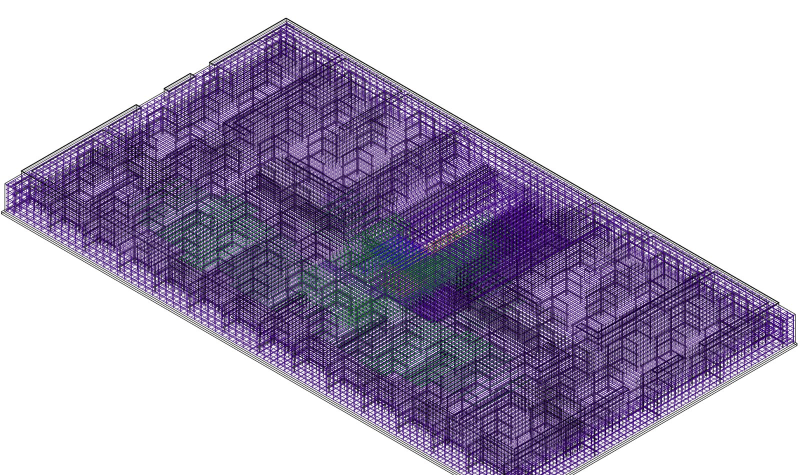
#> input picture obsidian/19_BI Group/_суреттер/S05_3D_Фм-1_арматура_бүкіл.jpg, 1600 x 950 px (shown at 1/2 size)
$ python zoom.py '../../../obsidian/19_BI Group/_суреттер/S05_3D_Фм-1_арматура_бүкіл.jpg' '../../../obsidian/19_BI Group/_суреттер/S05_3D_Фм-1_арматура_үзінді.jpg'
#> lines starting #> are read from the running program, lines starting #| are printed output that depends on the picture
import sys
from PIL import Image, ImageEnhance
src = sys.argv[1]; out = sys.argv[2]
im = Image.open(src).convert("RGB")
#> im is the input picture: PIL image 1600x950 RGB; mean R, G, B 176.7, 167.2, 190.8
w, h = im.size
#> w = 1600; h = 950
def crop(name, box, k=8, contrast=1.8):
#> called with name = 'z_bottom.png', box = (40, 440, 330, 591), k = 5, contrast = 1.8
    c = im.crop(box)
    c = c.resize((c.size[0] * k, c.size[1] * k), Image.LANCZOS)
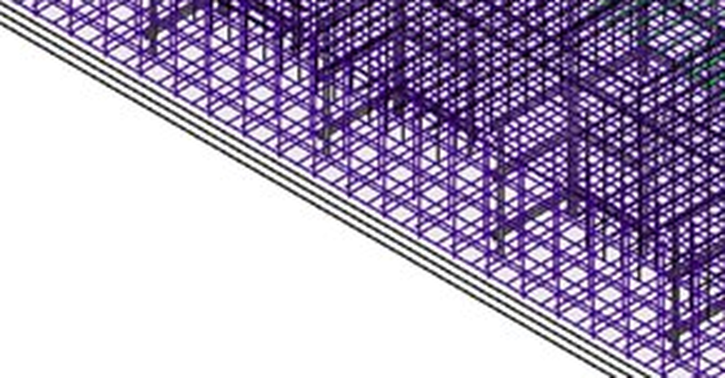
#> c: PIL image 1450x755 RGB (shown at 1/2 size); mean R, G, B 175.1, 162.7, 190
    c = ImageEnhance.Contrast(c).enhance(contrast)
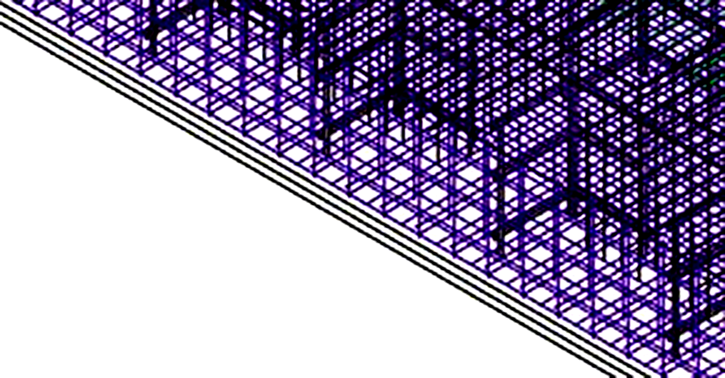
#> c: PIL image 1450x755 RGB (shown at 1/2 size); mean R, G, B 157.1, 146.6, 175.9
    c.save(out + "\\" + name)
    print(name, c.size)
#| z_bottom.png (1450, 755)
crop("z_bottom.png", (40, 440, 330, 591), 5)      # ground line + dims
crop("z_top.png", (90, 20, 290, 130), 6)          # roof + top landing
#> in crop (call 2), `c = im.crop(box)`: c: PIL image 200x110 RGB; every value is 255
#> in crop (call 2), `c = c.resize((c.size[0] * k, c.size[1] * k), Image.LANCZOS)`: c: PIL image 1200x660 RGB; every value is 255
#| z_top.png (1200, 660)
crop("z_mid.png", (70, 130, 290, 300), 6)         # middle flights
#> call 3 of crop, with name = 'z_mid.png', box = (70, 130, 290, 300), k = 6, contrast = 1.8
#> in crop (call 3), `c = c.resize((c.size[0] * k, c.size[1] * k), Image.LANCZOS)`:
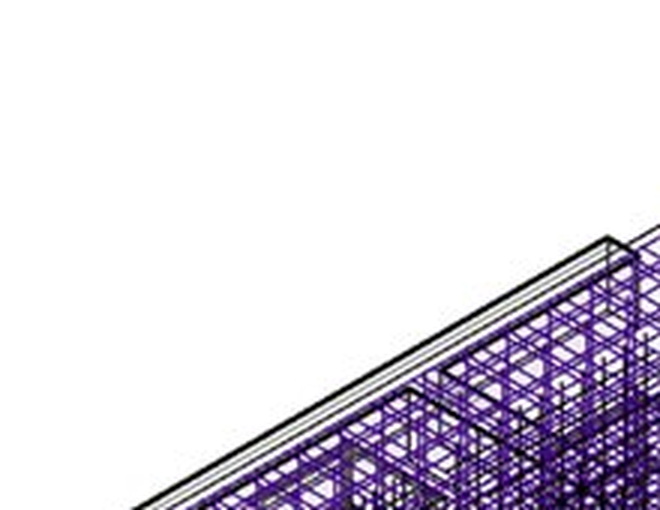
#> c: PIL image 1320x1020 RGB (shown at 1/2 size); mean R, G, B 222.4, 217.8, 227.8
#> in crop (call 3), `c = ImageEnhance.Contrast(c).enhance(contrast)`:
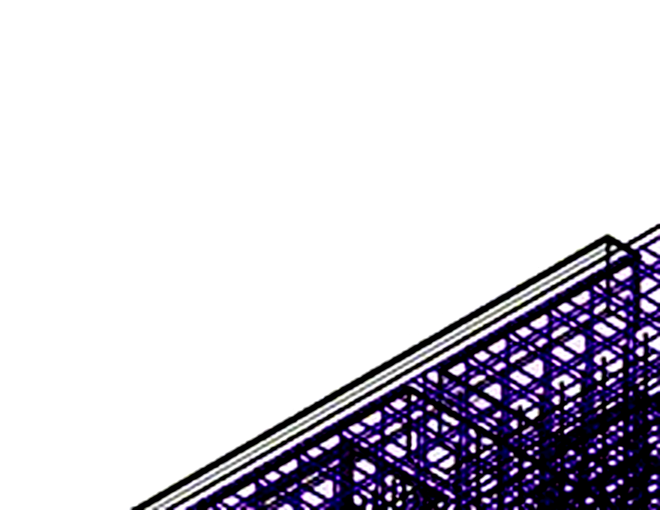
#> c: PIL image 1320x1020 RGB (shown at 1/2 size); mean R, G, B 211, 208.3, 216.3
#| z_mid.png (1320, 1020)
crop("z_low.png", (60, 290, 300, 480), 6)         # lower flights
#> call 4 of crop, with name = 'z_low.png', box = (60, 290, 300, 480), k = 6, contrast = 1.8
#> in crop (call 4), `c = im.crop(box)`:
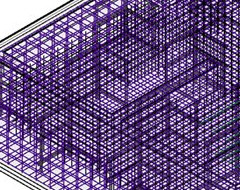
#> c: PIL image 240x190 RGB; mean R, G, B 106.6, 84.5, 132.9
#> in crop (call 4), `c = c.resize((c.size[0] * k, c.size[1] * k), Image.LANCZOS)`:
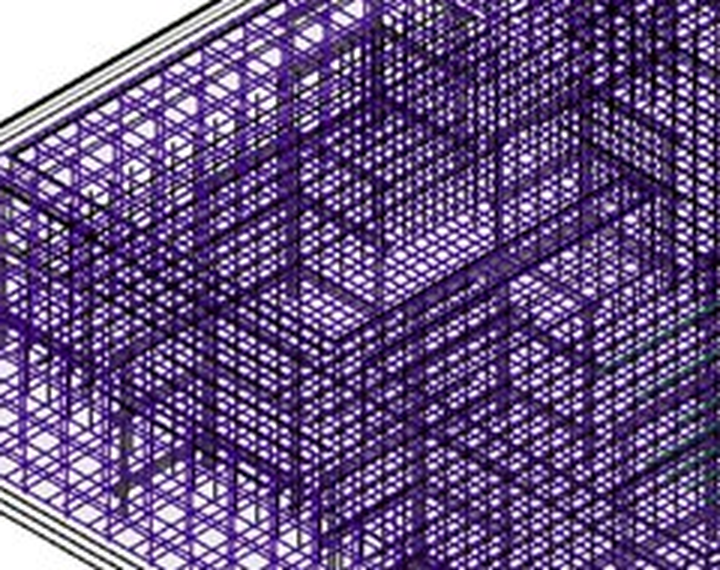
#> c: PIL image 1440x1140 RGB (shown at 1/2 size); mean R, G, B 106.2, 84.7, 132.2
#> in crop (call 4), `c = ImageEnhance.Contrast(c).enhance(contrast)`:
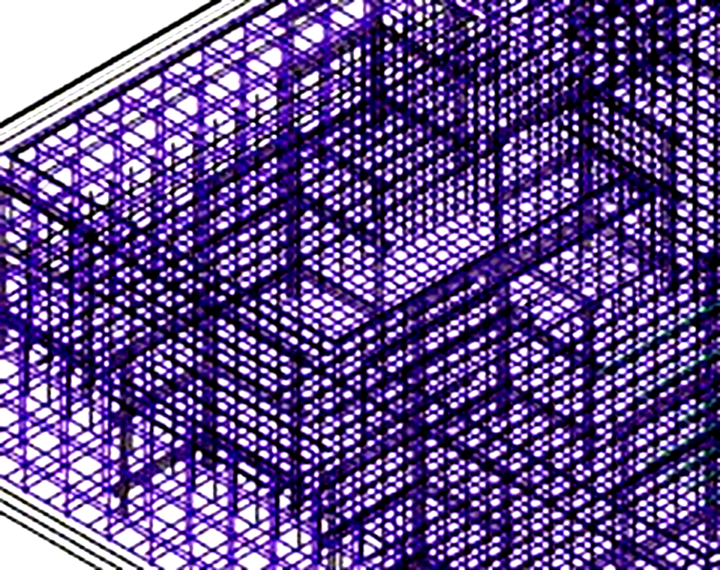
#> c: PIL image 1440x1140 RGB (shown at 1/2 size); mean R, G, B 103.2, 79.7, 142.3
#| z_low.png (1440, 1140)

$ run again, on obsidian/19_BI Group/_суреттер/S03_л10_узлы_стыковки_B25.png
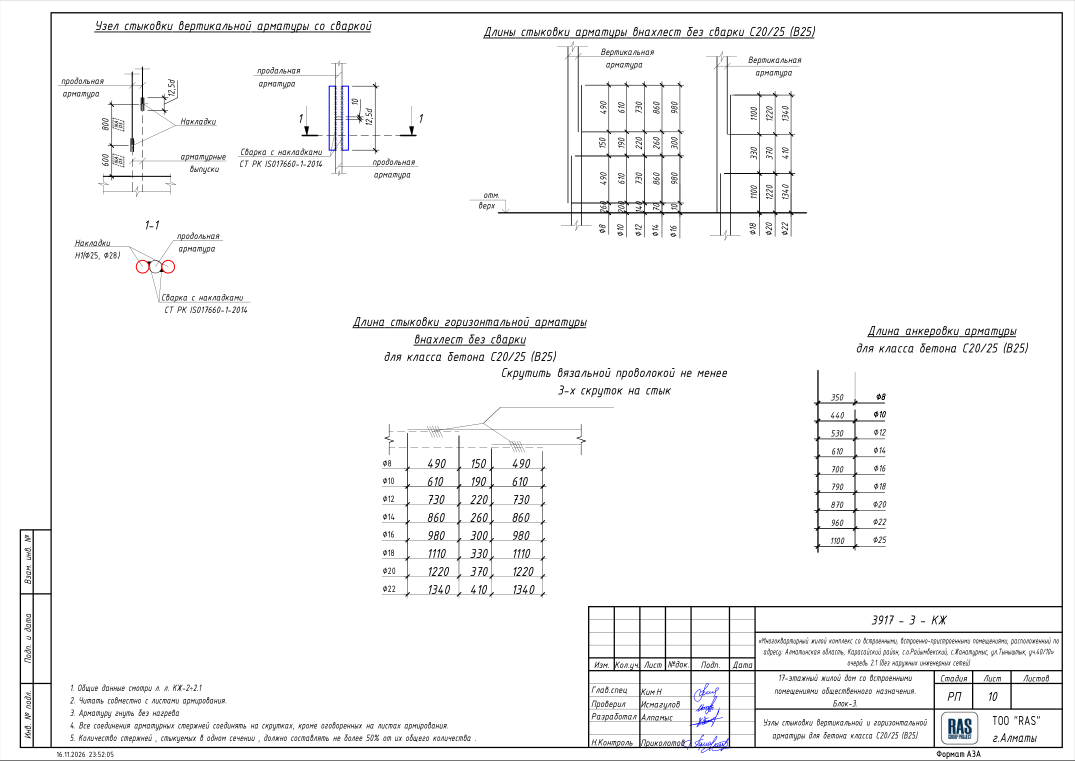
#> input picture obsidian/19_BI Group/_суреттер/S03_л10_узлы_стыковки_B25.png, 2150 x 1521 px (shown at 1/2 size)
#> im is the input picture: PIL image 2150x1521 RGB; mean R, G, B 245.6, 245.5, 245.7
#| z_bottom.png (1450, 755)
#> in crop (call 2), `c = ImageEnhance.Contrast(c).enhance(contrast)`:
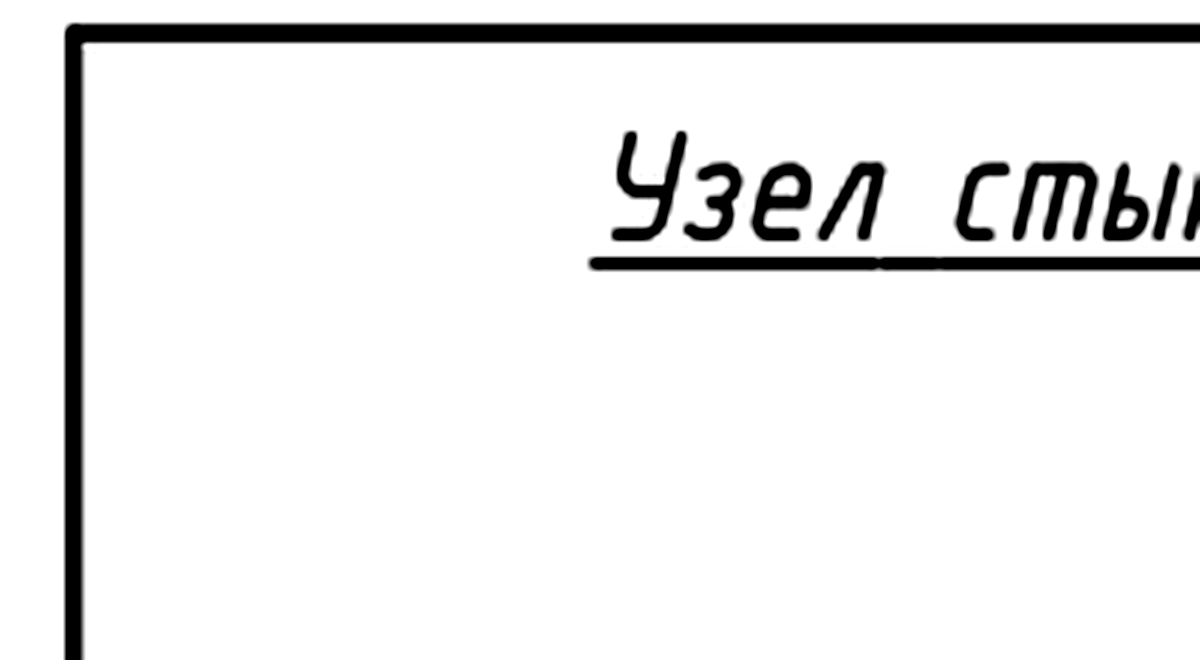
#> c: PIL image 1200x660 RGB; min 0, max 255, mean 236
#| z_top.png (1200, 660)
#| z_mid.png (1320, 1020)
#> in crop (call 4), `c = ImageEnhance.Contrast(c).enhance(contrast)`:
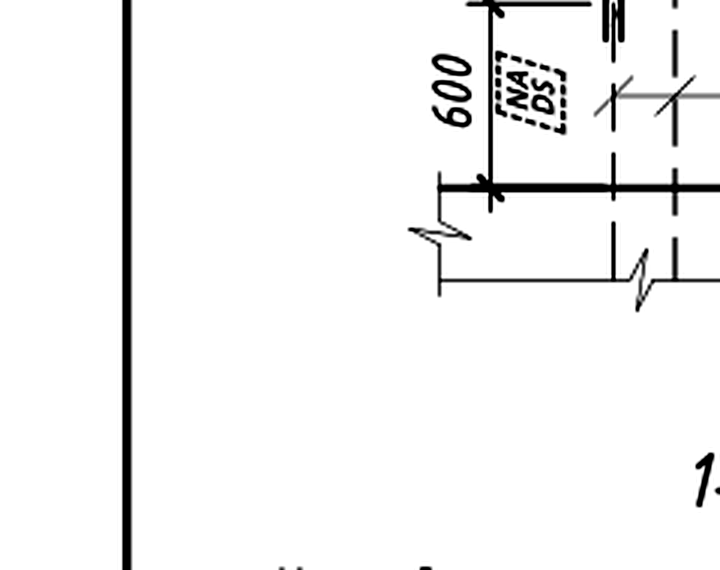
#> c: PIL image 1440x1140 RGB (shown at 1/2 size); min 0, max 255, mean 243.8
#| z_low.png (1440, 1140)

$ run again, on obsidian/19_BI Group/_суреттер/S03_л12_выпуски_СЖм-1.png
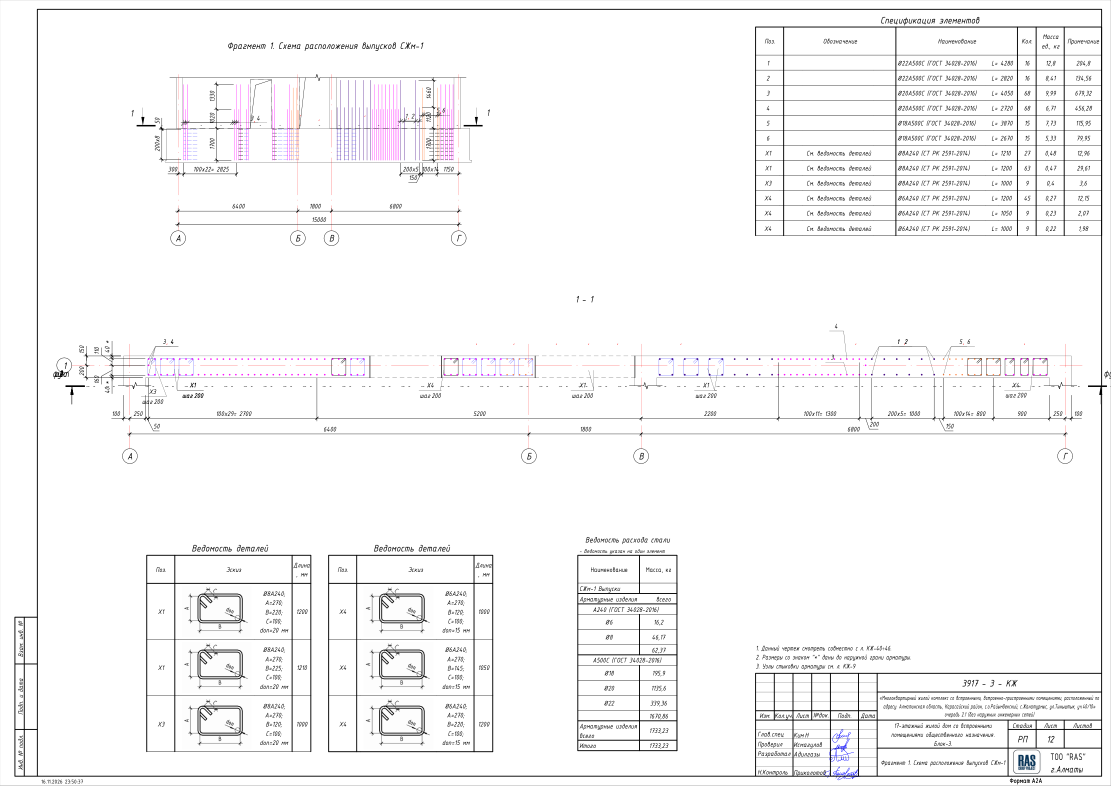
#> input picture obsidian/19_BI Group/_суреттер/S03_л12_выпуски_СЖм-1.png, 2222 x 1572 px (shown at 1/2 size)
#> im is the input picture: PIL image 2222x1572 RGB; mean R, G, B 246.9, 246.4, 246.9
#> in crop, `c = im.crop(box)`:
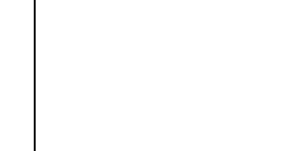
#> c: PIL image 290x151 RGB; min 0, max 255, mean 253.3
#| z_bottom.png (1450, 755)
#| z_top.png (1200, 660)
#| z_mid.png (1320, 1020)
#> in crop (call 4), `c = im.crop(box)`:
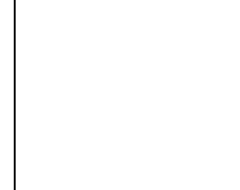
#> c: PIL image 240x190 RGB; min 0, max 255, mean 253
#| z_low.png (1440, 1140)

$ run again, on obsidian/19_BI Group/_суреттер/S03_л248_Пм-6_основное_армирование.png
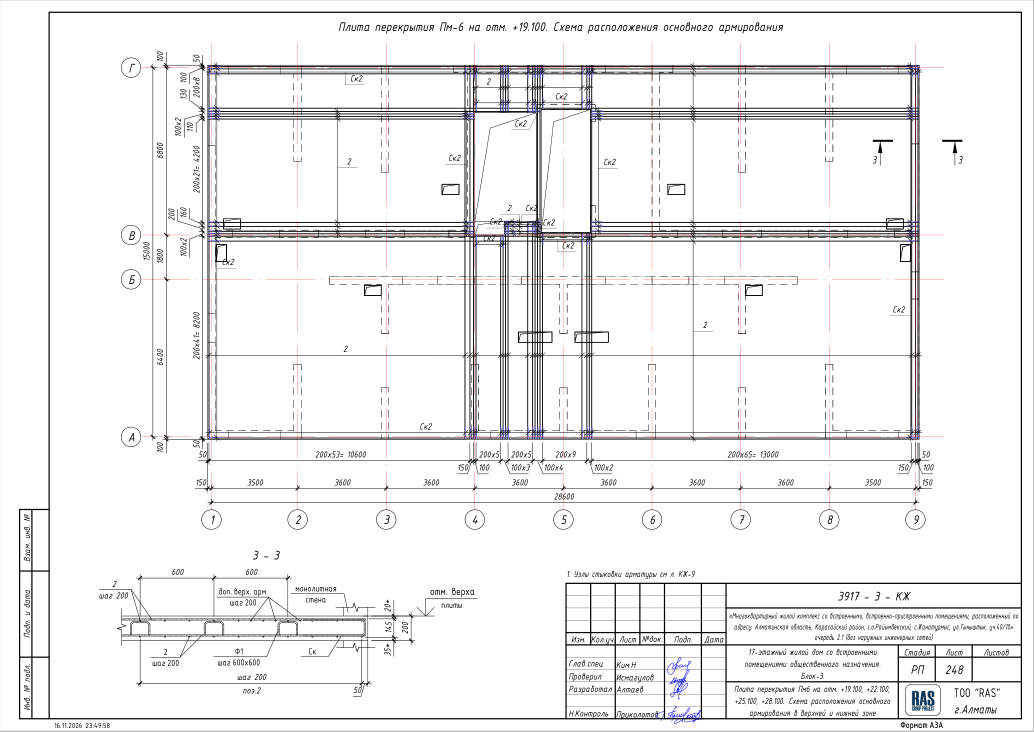
#> input picture obsidian/19_BI Group/_суреттер/S03_л248_Пм-6_основное_армирование.png, 2068 x 1463 px (shown at 1/2 size)
#> im is the input picture: PIL image 2068x1463 RGB; mean R, G, B 240.6, 240.1, 240.4
#| z_bottom.png (1450, 755)
#| z_top.png (1200, 660)
#| z_mid.png (1320, 1020)
#> in crop (call 4), `c = im.crop(box)`:
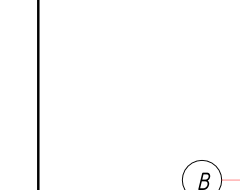
#> c: PIL image 240x190 RGB; mean R, G, B 251.5, 251.4, 251.4
#| z_low.png (1440, 1140)
